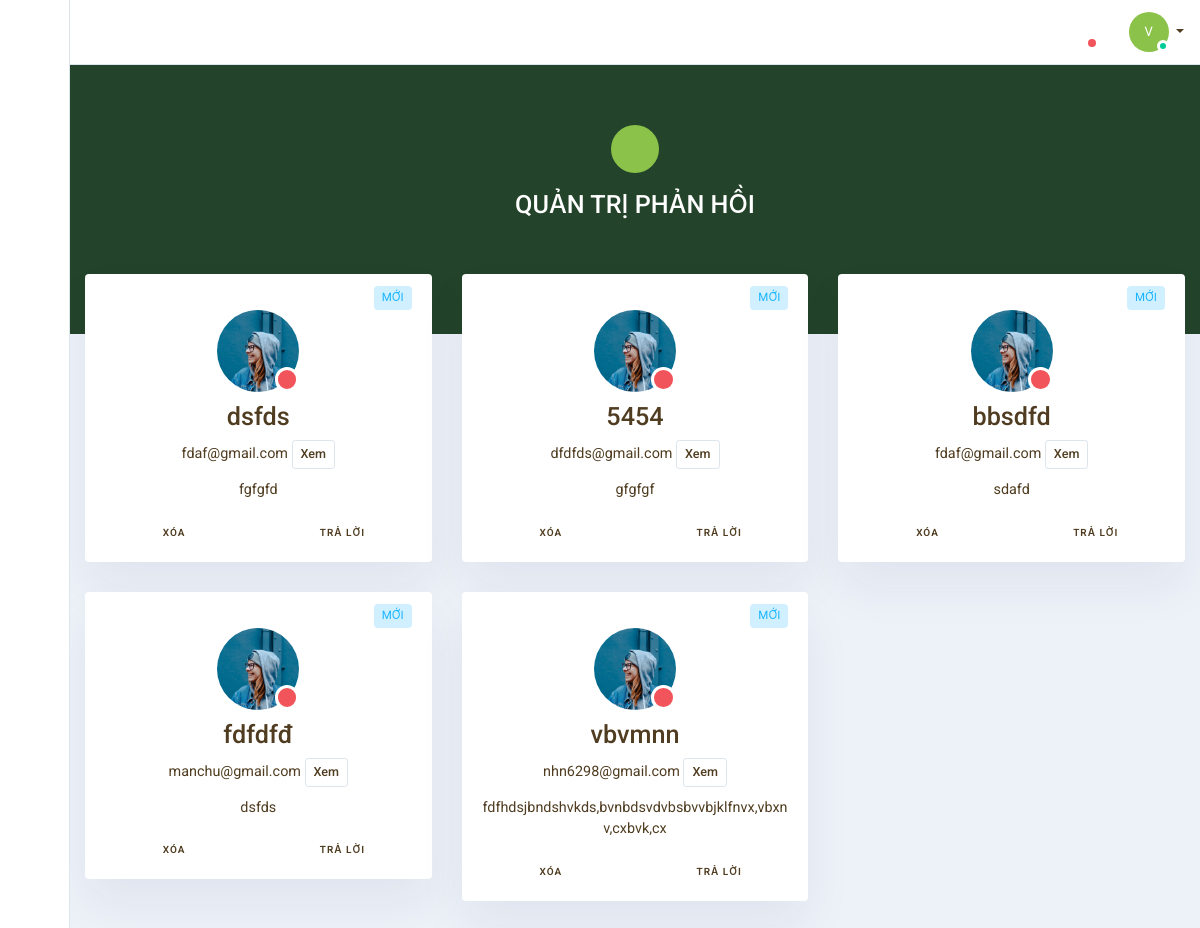
The page /index.php/admin/quan_tri_phan_hoi on the database as committed earlier.
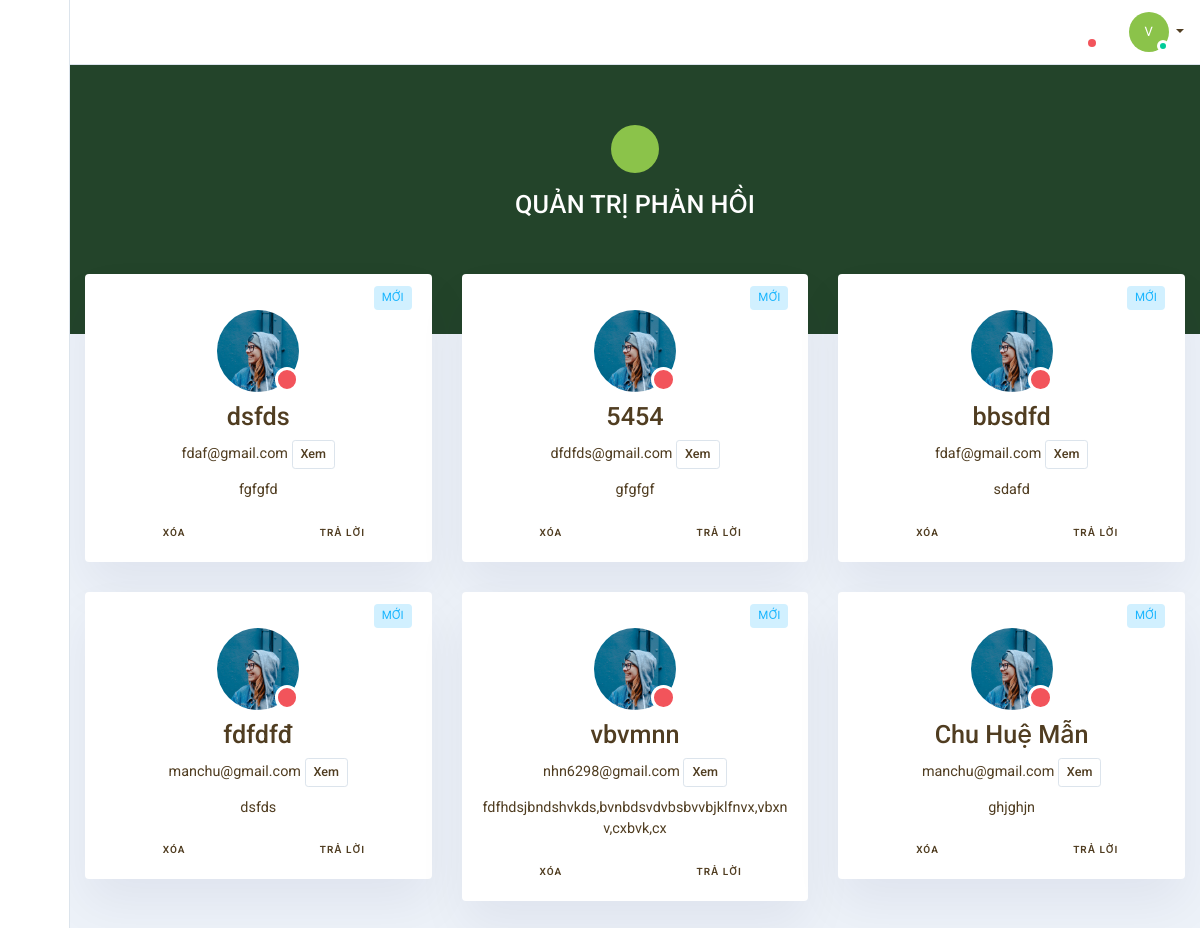
The same page on the database as committed later.
### tables this page shows
CREATE TABLE `tbl_phan_hoi` (
  `id` int(11) NOT NULL,
  `ho_ten` varchar(100) NOT NULL,
  `noi_dung_phan_hoi` text NOT NULL,
  `tai_khoan` varchar(50) NOT NULL,
  `thoi_gian_phan_hoi` timestamp NOT NULL DEFAULT current_timestamp(),
  `tieu_de` varchar(100) NOT NULL
);

### application/controllers/admin/Quan_tri_phan_hoi.php (called while the page is built, shortened)
<?php
class Quan_tri_phan_hoi extends CI_Controller {
	public function index()
	{
		$this->load->database();
		$this->load->helper('url');
		$query = $this->db->query("
			SELECT *
			FROM tbl_phan_hoi
		");
		$data['tieu_de'] = "Quản trị phản hồi";
		$this->load->view('admin/header', $data);
		$data['phan_hoi'] = $query->result();
		$this->load->view('admin/quan_tri_phan_hoi', $data);
	}
}

### index.php (called while the page is built, shortened)
<?php
require_once BASEPATH.'core/CodeIgniter.php';

### application/views/admin/quan_tri_phan_hoi.php (the view, shortened to what this page needs)
    <section class="admin-content " id="contact-search">
        <div class="bg-dark m-b-30">
            <div class="container">
                <div class="row p-b-60 p-t-60">
                    <div class="col-md-6 text-center mx-auto text-white p-b-30">
                        <div class="m-b-10">
                            <div class="avatar ">
                                <div class="avatar-title rounded-circle mdi mdi-contacts "></div>
                            </div>
                        </div>
                        <h3>QUẢN TRỊ PHẢN HỒI </h3>
                        </div>
                    </div>
                </div>
            </div>
        <section class="pull-up">
            <div class="container">
                <div class="row list">
                 <?php foreach ($phan_hoi as $row) {
                         ;?>
                    <div class="col-lg-4 col-md-6">
                        <div class="card m-b-30">
                            <div class="card-header">
                                <div class="card-controls">
                                    <a class="badge badge-soft-info" href="#">MỚI</a>
                                </div>
                            </div>
                            <div class="card-body">
                                <div class="text-center">
                                    <div>
                                        <div class="avatar avatar-xl avatar-dnd">
                                            <img class="avatar-img rounded-circle" src="../assets/img/users/user-5.jpg"
                                                 alt="name">
                                        </div>
                                    </div>
                                    <h3 class="p-t-10 searchBy-name"><?=$row->ho_ten;?></h3>
                                </div>
                                <div class="text-muted text-center m-b-10">
                                    <?=$row->tai_khoan;?> <a class="btn btn-sm btn-white" href="<?=base_url();?>admin/quan_tri_phan_hoi/xem_phan_hoi/<?=$row->id;?>">Xem</a>
                                </div>
                                <p class="text-muted text-center">
                                    <?=$row->noi_dung_phan_hoi;?>
                                </p>
                                <div class="row text-center p-b-10">
                                    <div class="col">
                                        <a href="<?=base_url();?>admin/quan_tri_phan_hoi/xoa_phan_hoi/<?=$row->id;?>">
                                            <div class="text-overline">Xóa</div>
                                        </a>
                                    </div>
                                    <div class="col">
                                        <a href="<?=base_url();?>admin/quan_tri_phan_hoi/phan_hoi_tra_loi">
                                            <div class="text-overline">Trả lời</div>
                                        </a>
                                    </div>
                                </div>
                            </div>
                        </div>
                    </div>
                     <?php
                            }
                            ;?>
                </div>
            </div>
        </section>
    </section>
</main>
</body>
</html>

Rows that differ between the two databases and show on the page:
added tbl_phan_hoi: ho_ten "Chu Huệ Mẫn", tai_khoan "manchu@gmail.com", noi_dung_phan_hoi "ghjghjn"
